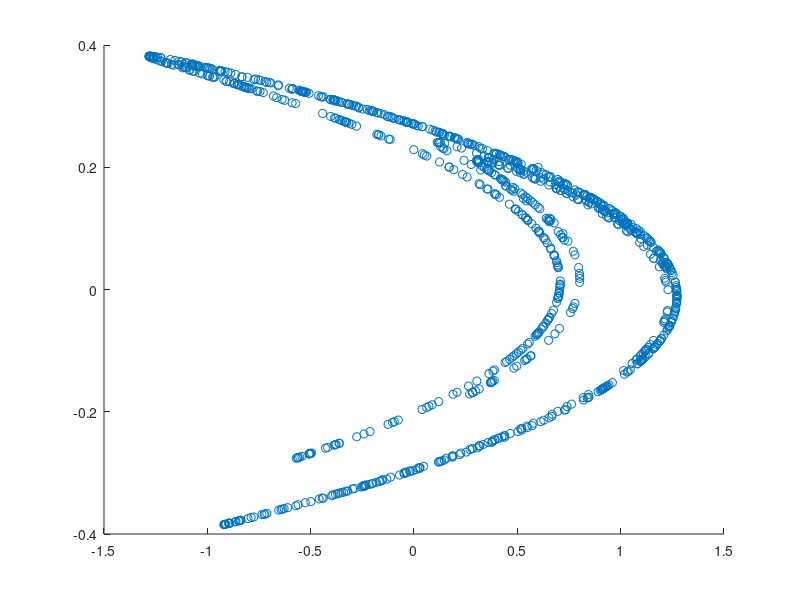

The MATLAB source for this figure:
clear all;

n = 1000;

# parabola
a = 1.4;
b = 0.3;

X(1) = 0.6;
Y(1) = 0.2;

for i=2:n
  X(i) = Y(i-1) + 1 - a*X(i-1)^2;
  Y(i) = b*X(i-1);
endfor

scatter(X, Y);
